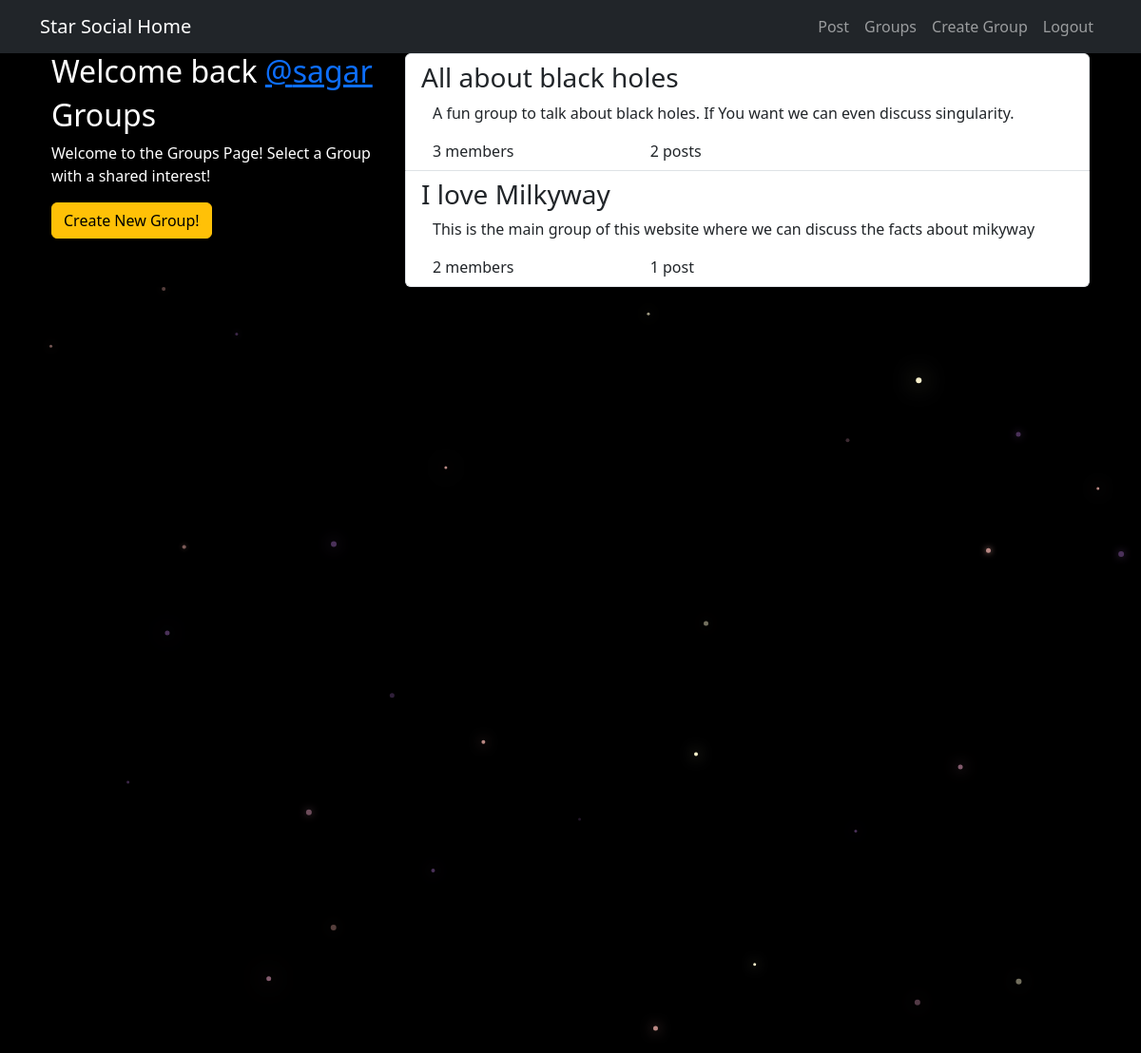
Screenshot of /groups/ (signed in) with the database file from the repository.
### groups/models.py (models this page shows, shortened)
class Group(models.Model):
    name = models.CharField(max_length=255, unique=True)
    slug = models.SlugField(allow_unicode=True, unique=True)
    description = models.TextField(blank=True, default='')
    description_html = models.TextField(editable=False, default='', blank=True)
    members = models.ManyToManyField(User,through="GroupMember")
    class Meta:
        ordering = ["name"]

### groups/views.py (the view)
# urls.py: path("", views.ListGroups.as_view(), name="all"),
class ListGroups(generic.ListView):
    model = Group

### groups/templates/groups/group_list.html (shortened to what this page needs)
{% extends "groups/group_base.html" %}
{% block pregroup %}
<div class="col-md-4">
	<div class="content">
		{% if user.is_authenticated %}
		<h2>
			Welcome back
			<a href="{% url 'posts:for_user' username=user.username %}">@{{user.username }}</a>
		</h2>
    {% endif %}
			<h2>Groups</h2>
			<p>Welcome to the Groups Page! Select a Group with a shared interest!</p>
	</div>
	{% if user.is_authenticated %}
	<a href="{% url 'groups:create' %}" class="btn btn-md btn-fill btn-warning"> Create New Group!</a>
	{% endif %}
</div>
{% endblock %}
{% block group_content %}
<div class="col-md-8">
	<div class="list-group">
		{% for group in object_list %}
		  <a class="list-group-item" href="{% url 'groups:single' slug=group.slug %}">
			     <h3 class="title list-group-item-heading">{{ group.name }}</h3>
			<div class="list-group-item-text container-fluid">
				{{ group.description_html|safe }}
				<div class="row">
					<div class="col-md-4">
						<span class="label">{{ group.members.count }}</span> member{{ group.members.count|pluralize }}
					</div>
					<div class="col-md-4">
						<span class="label">{{ group.posts.count }}</span> post{{ group.posts.count|pluralize }}
					</div>
				</div>
			</div>
		</a>
		{% endfor %}
	</div>
</div>
{% endblock %}

### static/ilovespace/css/master.css (style rules this page uses)
body { margin: 0; overflow: hidden; background-color: black; color:white; }

### rows the page displays
Group: name "All about black holes", description_html "A fun group to talk about black holes. If You want we can even discuss singularity.", members.count "3", posts.count "2"
Group: name "I love Milkyway", description_html "This is the main group of this website where we can discuss the facts about mikyway", members.count "2", posts.count "1"

### other values shown
{{ user.username }} "sagar"
